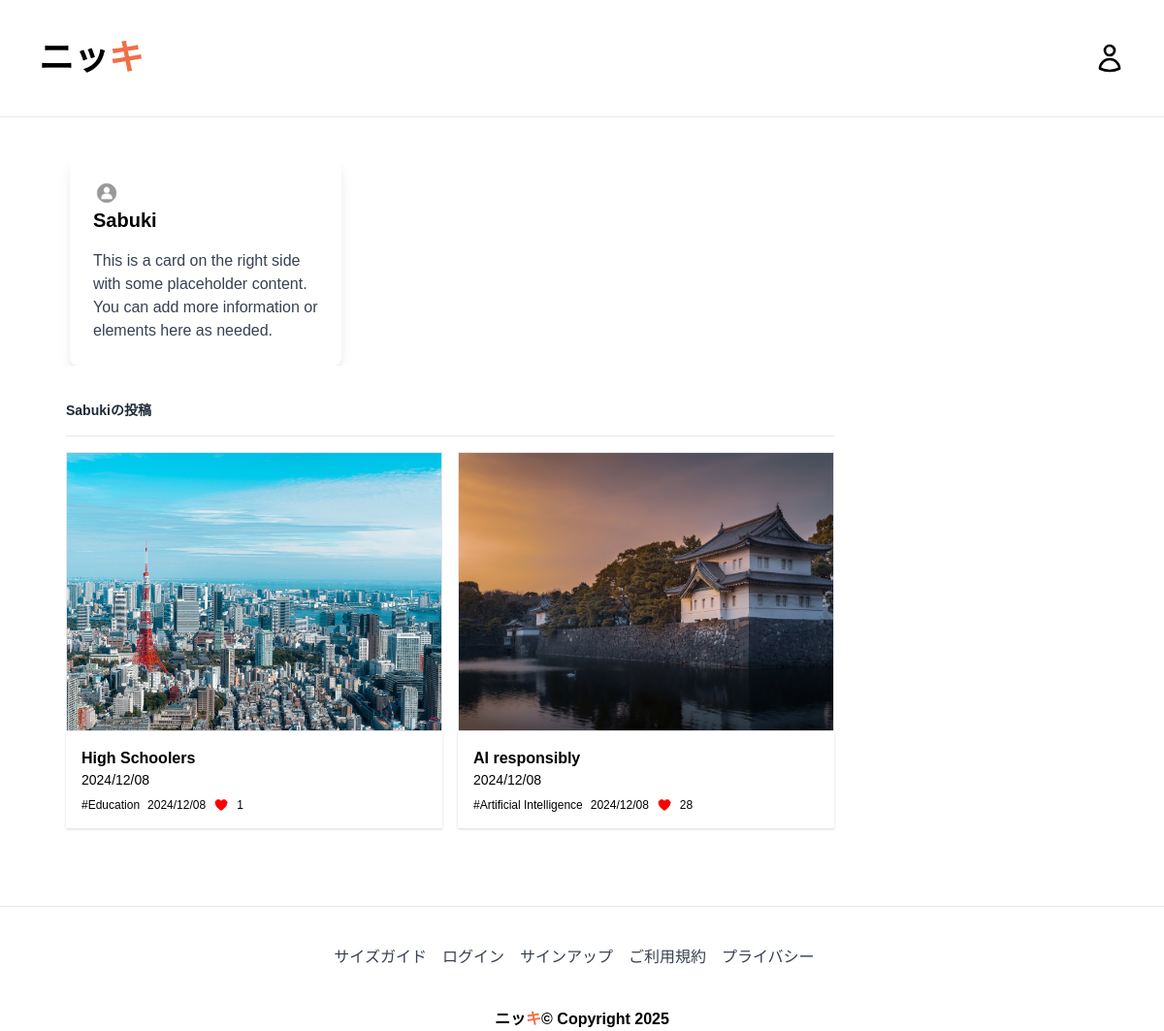
The app's page /profile/11 with its own data.
### myapp/models.py (models this page shows, shortened)
class Post(models.Model):
    postname = models.CharField(max_length=600)
    category = models.CharField(max_length=600)
    image = models.ImageField(upload_to='images/posts', blank=True, null=True)
    content = models.CharField(max_length=100000)
    time = models.CharField(default=time, max_length=100, blank=True)
    likes = models.IntegerField(null=True, blank=True, default=0)
    user = models.ForeignKey(User, on_delete=models.CASCADE)

### myapp/views.py (the view)
# urls.py: path("profile/<int:id>", views.profile, name='profile'),
def profile(request, id):
    profile_user = User.objects.get(id=id)
    return render(request, 'profile.html', {
        'profile': profile_user,
        'posts': Post.objects.filter(user_id=profile_user.id),
        'media_url': settings.MEDIA_URL,
        'user': request.user,  # Pass the currently logged-in user
    })

### templates/profile.html (shortened to what this page needs)
{% load static %}
<!DOCTYPE html>
<html lang="ja">
<head>
    <link href="https://cdn.jsdelivr.net/npm/tailwindcss@2.2.19/dist/tailwind.min.css" rel="stylesheet">
</head>
<body>
{%include 'header.html'%}
<section class="grid-system my-10">
<div class="flex flex-wrap mx-10">
    {% if user.is_authenticated and user.id == profile.id %}
    <div class="w-full bg-white rounded-lg  p-10 lg:w-1/3  h-1/3 border ">
        <img src="{% static 'assets/images/user.png' %}" class="rounded-full h-7 w-7" alt="User Profile Image">
        <h3 class="text-xl font-bold mb-4">{{ profile.username }}</h3>
        <p class="text-gray-700">自分の手で何かを作り上げる喜びは、ストレス解消や達成感をもたらし、日常生活に彩りを加えます。</p>
    </div>
    <div class="w-full bg-white rounded-lg p-6 lg:w-2/3">
            <h6 class="mb-5 pb-5 border-b font-bold text-xl py-5 flex justify-between">
                プロフィール
                <a href="{% url 'profileedit' user.id %}"
                   class="text-sm border p-1 hover:bg-red-400 float-right no-underline">
                    プロフィールを編集
                </a>
            </h6>
            <div class="flex flex-wrap">
                <div class="w-full md:w-1/2 mb-4">
                    <p class="mb-2 font-semibold text-gray-800">姓：
                        <span class="text-gray-500">{{ profile.first_name }}</span>
                    </p>
                </div>
                <div class="w-full md:w-1/2 mb-4">
                    <p class="mb-2 font-semibold text-gray-800">名：
                        <span class="text-gray-500">{{ profile.last_name }}</span>
                    </p>
                </div>
                <div class="w-full md:w-1/2 mb-4">
                    <p class="mb-2 font-semibold text-gray-800">メール：
                        <span class="text-gray-500">{{ profile.email }}</span>
                    </p>
                </div>
            </div>
            <p class="text-sm font-bold pt-3 text-gray-800">私の投稿</p>
            <hr class="my-4">
            <div class="grid grid-cols-1 lg:grid-cols-2 gap-4">
                {% for post in posts %}
                {% if post.user_id == profile.id %}
                <div class="col mb-4">
                    <img src="{{ media_url }}{{ post.image }}" alt="" class="w-full h-72 object-cover border">
                    <div class="p-4 shadow">
                        <a href="{% url 'post' post.id %}" class="font-bold">{{ post.postname }}</h5></a>
                        <h5 class="text-sm">{{ post.time }}</h5>
                        <div class="flex justify-end space-x-2 text-sm">
                            {% if post.user_id == user.id %}
                            <a href="{% url 'deletepost' post.id %}">
                                <button class="border p-1 hover:bg-red-400">削除
                                </button>
                            </a>
                            <a href="{% url 'editpost' post.id %}">
                                <button class="border p-1 hover:bg-blue-400">編集
                                </button>
                            </a>
                            {% endif %}
                        </div>
                        <div class="flex items-center mt-2">
                            <span class="text-xs mr-2">#{{ post.category }}</span>
                            <p class="text-xs mr-2">{{ post.time }}</p>
                            <svg xmlns="http://www.w3.org/2000/svg" fill="red" viewBox="0 0 24 24" stroke-width="1"
                                 stroke="red" class="h-4 w-4 mr-2">
                                <path stroke-linecap="round" stroke-linejoin="round"
                                      d="M21 8.25c0-2.485-2.099-4.5-4.688-4.5-1.935 0-3.597 1.126-4.312 2.733-.715-1.607-2.377-2.733-4.313-2.733C5.1 3.75 3 5.765 3 8.25c0 7.22 9 12 9 12s9-4.78 9-12Z"/>
                            </svg>
                            <span class="text-xs">{{ post.likes }}</span>
                        </div>
                    </div>
                </div>
                {% endif %}
                {% endfor %}
            </div>
    </div>
    {% else %}
    <div class="bg-white shadow-lg rounded-lg p-6 w-1/4 ml-8 sm:hidden lg:block">
        <img src="{% static 'assets/images/user.png' %}" class="rounded-full h-7 w-7" alt="User Profile Image">
        <h3 class="text-xl font-semibold mb-4">{{ profile.username }}</h3>
        <p class="text-gray-700">This is a card on the right side with some placeholder content. You can add more
            information or elements here as needed.</p>
    </div>
    <div class="bg-white rounded-lg p-6 w-3/4 ml-1">
        <div class="card-block">
            <p class="text-sm font-bold pt-3 text-gray-800">{{profile}}の投稿</p>
            <hr class="my-4">
            <div class="grid grid-cols-1 lg:grid-cols-2 gap-4">
                {% for post in posts %}
                {% if post.user_id == profile.id %}
                <div class="col mb-4">
                    <img src="{{ media_url }}{{ post.image }}" alt="" class="w-full h-72 object-cover border">
                    <div class="p-4 shadow">
                        <a href="{% url 'post' post.id %}" class="font-bold">{{ post.postname }}</h5></a>
                        <h5 class="text-sm">{{ post.time }}</h5>
                        <div class="flex items-center mt-2">
                            <span class="text-xs mr-2">#{{ post.category }}</span>
                            <p class="text-xs mr-2">{{ post.time }}</p>
                            <span class="text-xs">{{ post.likes }}</span>
                        </div>
                    </div>
                </div>
                {% endif %}
                {% endfor %}
            </div>
        </div>
    </div>
    {% endif %}
</div>
</section>
{% include 'footer.html' %}
</body>
</html>

### templates/profile.html (style rules this page uses)
body { font-family:"ＭＳ Ｐゴシック",sans-serif; }

### records on screen
Post: image (picture), postname "High Schoolers", time "2024/12/08", category "Education", likes "1"
Post: image (picture), postname "AI responsibly", time "2024/12/08", category "Artificial Intelligence", likes "28"

### other values on screen
{{ profile.username }} "Sabuki"
{{ profile }} "Sabuki"
